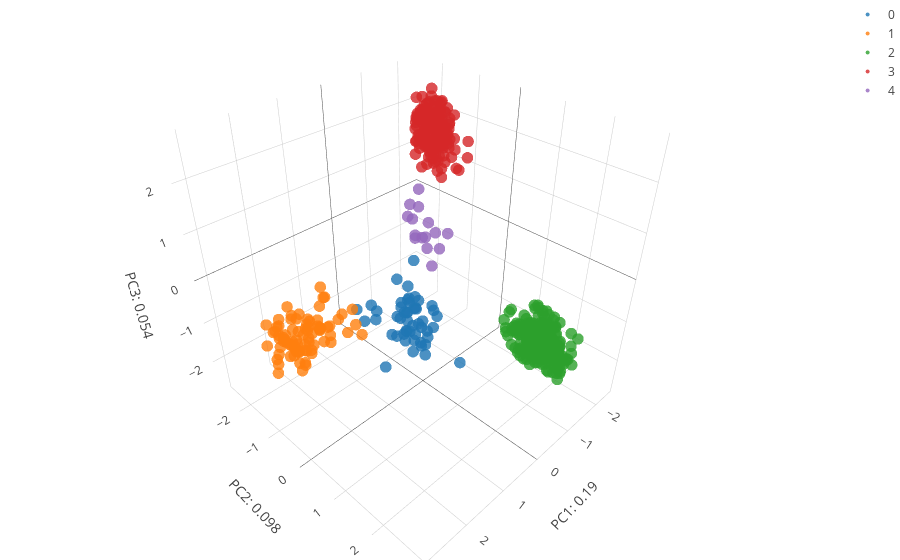

Notebook source saved alongside this figure:
### Markdown cell above
Plotting our original samples onto our re-computed feature space:

### Code cell
fig_data= [go.Scatter3d(
        x = New_features[[x for x in range(sum(Sizes)) if labels[x] == i],0],
        y = New_features[[x for x in range(sum(Sizes)) if labels[x] == i],1],
        z = New_features[[x for x in range(sum(Sizes)) if labels[x] == i],2],
        type='scatter3d',
        mode= "markers",
        marker= {
        'line': {'width': 0},
        'size': 4,
        'symbol': 'circle',
      "opacity": .8
      },
      name= str(i)
    ) for i in range(N_pops)]


layout = go.Layout(
    margin=dict(
        l=0,
        r=0,
        b=0,
        t=0
    ),
    scene= Scene(
    yaxis=dict(
        title='PC2: {}'.format(round(var_comps[1],3))),
    xaxis=dict(
    title= 'PC1: {}'.format(round(var_comps[0],3))),
    zaxis=dict(
    title= 'PC3: {}'.format(round(var_comps[2],3))))
)

fig = go.Figure(data=fig_data, layout=layout)
iplot(fig)
